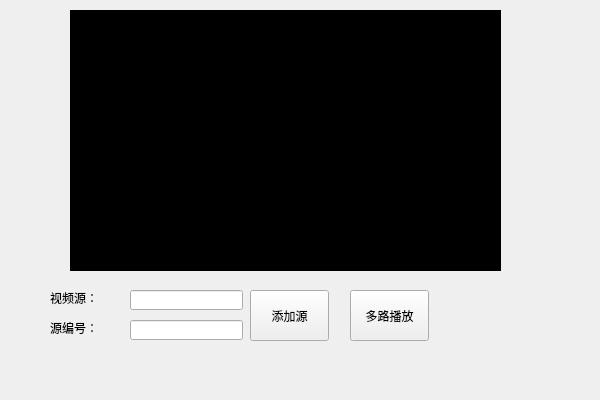
<?xml version="1.0" encoding="UTF-8"?>
<ui version="4.0">
 <class>XMultiStreamPlayerClass</class>
 <widget class="QWidget" name="XMultiStreamPlayerClass">
  <property name="geometry">
   <rect>
    <x>0</x>
    <y>0</y>
    <width>600</width>
    <height>400</height>
   </rect>
  </property>
  <property name="windowTitle">
   <string>XMultiStreamPlayer</string>
  </property>
  <widget class="QPushButton" name="pb_MultiPlay">
   <property name="geometry">
    <rect>
     <x>350</x>
     <y>290</y>
     <width>79</width>
     <height>51</height>
    </rect>
   </property>
   <property name="text">
    <string>多路播放</string>
   </property>
  </widget>
  <widget class="QPushButton" name="pb_AddSource">
   <property name="geometry">
    <rect>
     <x>250</x>
     <y>290</y>
     <width>79</width>
     <height>51</height>
    </rect>
   </property>
   <property name="text">
    <string>添加源</string>
   </property>
  </widget>
  <widget class="QLineEdit" name="lineEdit_UrlNumber">
   <property name="geometry">
    <rect>
     <x>130</x>
     <y>320</y>
     <width>113</width>
     <height>20</height>
    </rect>
   </property>
  </widget>
  <widget class="QLabel" name="label">
   <property name="geometry">
    <rect>
     <x>50</x>
     <y>320</y>
     <width>54</width>
     <height>16</height>
    </rect>
   </property>
   <property name="text">
    <string>源编号：</string>
   </property>
  </widget>
  <widget class="QLabel" name="label_2">
   <property name="geometry">
    <rect>
     <x>50</x>
     <y>290</y>
     <width>54</width>
     <height>16</height>
    </rect>
   </property>
   <property name="text">
    <string>视频源：</string>
   </property>
  </widget>
  <widget class="QLineEdit" name="lineEdit_VideoUrl">
   <property name="geometry">
    <rect>
     <x>130</x>
     <y>290</y>
     <width>113</width>
     <height>20</height>
    </rect>
   </property>
  </widget>
  <widget class="QLabel" name="label_Video">
   <property name="geometry">
    <rect>
     <x>70</x>
     <y>10</y>
     <width>431</width>
     <height>261</height>
    </rect>
   </property>
   <property name="styleSheet">
    <string notr="true">background-color: rgb(0, 0, 0);</string>
   </property>
   <property name="text">
    <string>视频</string>
   </property>
   <property name="alignment">
    <set>Qt::AlignmentFlag::AlignCenter</set>
   </property>
  </widget>
 </widget>
 <layoutdefault spacing="6" margin="11"/>
 <resources>
  <include location="xmulti_stream_player.qrc"/>
 </resources>
 <connections>
  <connection>
   <sender>pb_AddSource</sender>
   <signal>clicked()</signal>
   <receiver>XMultiStreamPlayerClass</receiver>
   <slot>AddSourcePushButton()</slot>
   <hints>
    <hint type="sourcelabel">
     <x>274</x>
     <y>308</y>
    </hint>
    <hint type="destinationlabel">
     <x>273</x>
     <y>597</y>
    </hint>
   </hints>
  </connection>
  <connection>
   <sender>pb_MultiPlay</sender>
   <signal>clicked()</signal>
   <receiver>XMultiStreamPlayerClass</receiver>
   <slot>MultiPlayPushButton()</slot>
   <hints>
    <hint type="sourcelabel">
     <x>385</x>
     <y>322</y>
    </hint>
    <hint type="destinationlabel">
     <x>410</x>
     <y>630</y>
    </hint>
   </hints>
  </connection>
 </connections>
 <slots>
  <slot>AddSourcePushButton()</slot>
  <slot>MultiPlayPushButton()</slot>
 </slots>
</ui>
